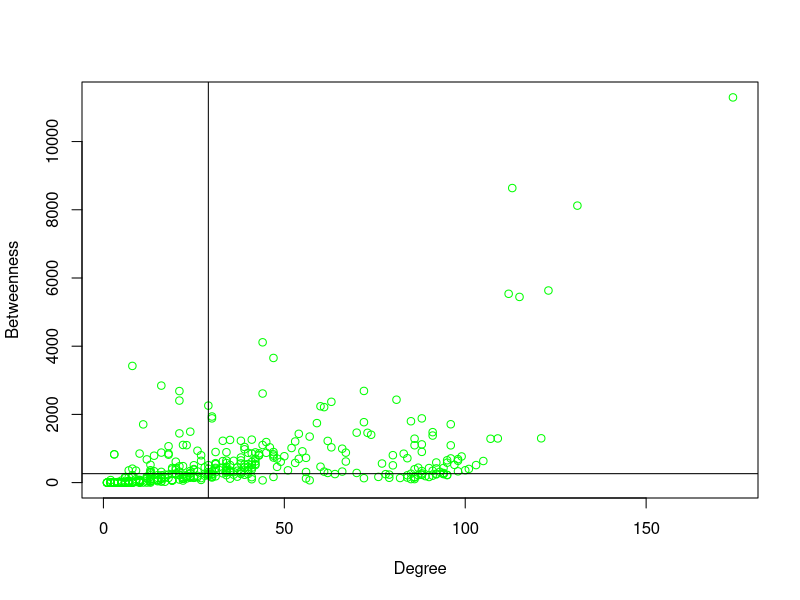

Reproduce this figure in R.
##### ##### ##### APLICAÇÃO DE BIOLOGIA DE SISTEMAS NO PROETO DE DOUTORADOA ##### ##### #####

###### Bibliotecas e pacotes importantes #####
library(dplyr)

###### Etapa 1 ##### Centralidades (Degree and Betweennes)

#Importando dados
node_deg_bet <- read.csv("04_string_cs_degree_betweenes.csv", stringsAsFactors = FALSE)

# Gráfico e linhas de média para definição dos quadrantes
plot(node_deg_bet$Degree.unDir, node_deg_bet$Betweenness.unDir, xlab="Degree", ylab ="Betweenness", col = "green")
abline(h = median(node_deg_bet$Betweenness.unDir), v = median(node_deg_bet$Degree.unDir))

# Classificação de Grupamentos e Gargalos(Hubs e Bottlenecks)
g_h_b <- node_deg_bet[node_deg_bet$Degree.unDir >= median(node_deg_bet$Degree.unDir)&(node_deg_bet$Betweenness.unDir >= median(node_deg_bet$Betweenness.unDir)),]
g_h_nb <- node_deg_bet[node_deg_bet$Degree.unDir > median(node_deg_bet$Degree.unDir)&(node_deg_bet$Betweenness.unDir < median(node_deg_bet$Betweenness.unDir)),]
g_nh_b <- node_deg_bet[node_deg_bet$Degree.unDir < median(node_deg_bet$Degree.unDir)&(node_deg_bet$Betweenness.unDir > median(node_deg_bet$Betweenness.unDir)),]
g_nh_nb <- node_deg_bet[node_deg_bet$Degree.unDir <= median(node_deg_bet$Degree.unDir)&(node_deg_bet$Betweenness.unDir <= median(node_deg_bet$Betweenness.unDir)),]

# Criando coluna e nomeando conforme classificação
g_h_b$Centrality <- "HB"
g_h_nb$Centrality <- "HnB"
g_nh_b$Centrality <- "nHB"
g_nh_nb$Centrality <- "nHnB"

node_centrality <- bind_rows(g_h_b, g_h_nb, g_nh_b, g_nh_nb)

##### FIM ##### B. A. R. T.

##### ##### ##### APLICAÇÃO DE BIOLOGIA DE SISTEMAS NO PROETO DE DOUTORADOA ##### ##### #####

###### Bibliotecas e pacotes importantes #####
library(dplyr)
library(igraph)

###### Etapa 2 ##### Agrupamento (walktrap)
